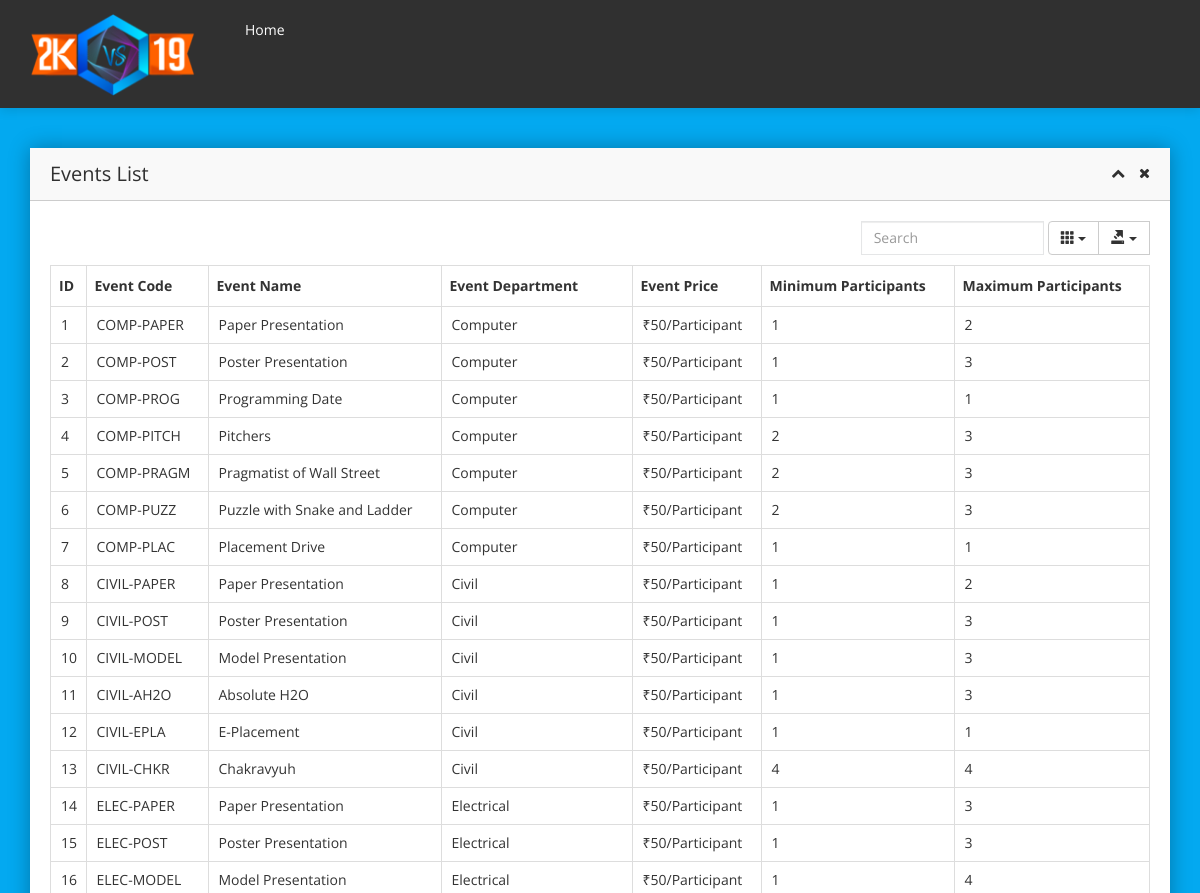
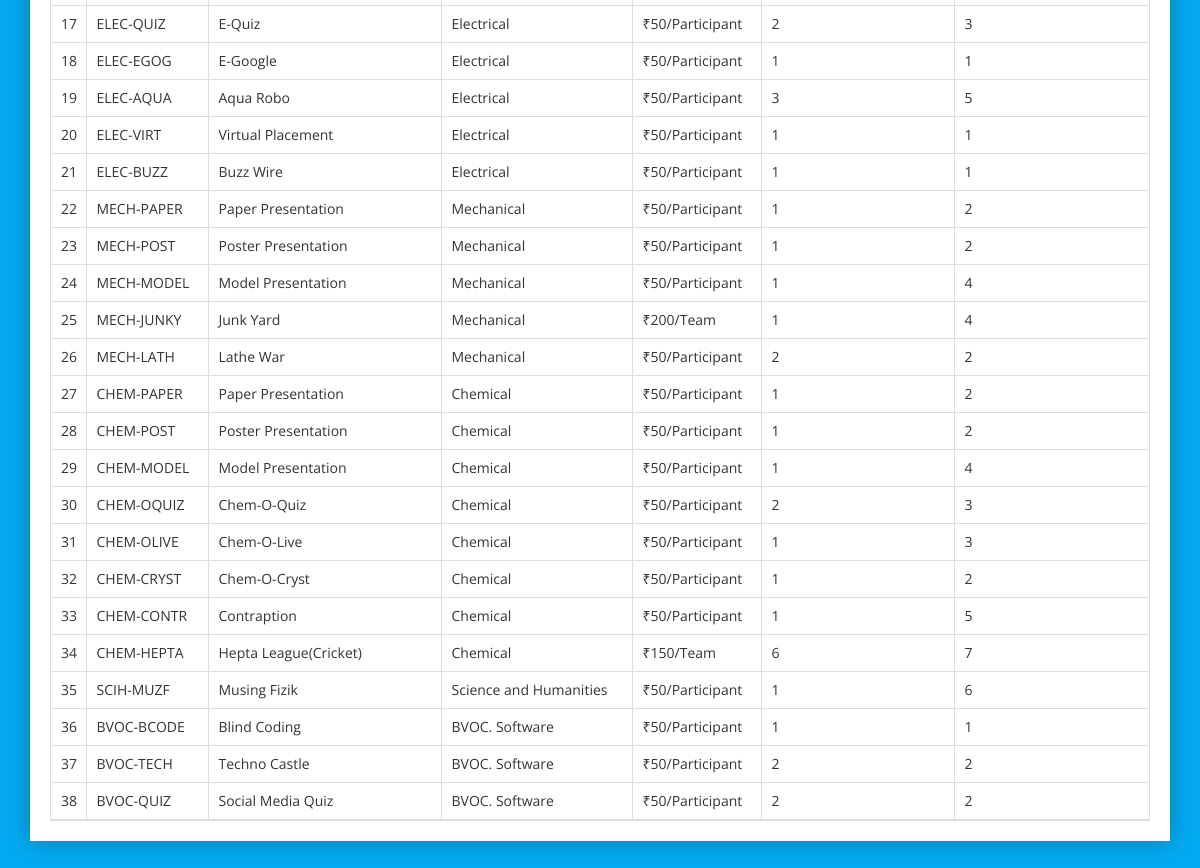
/admin/Events.php, run on the app's committed database (2 pictures, top to bottom).
### tables this page shows
CREATE TABLE `vs_events` (
  `EVID` int(10) NOT NULL,
  `EVCode` varchar(30) NOT NULL,
  `EVName` varchar(30) NOT NULL,
  `EVDepartment` varchar(30) NOT NULL,
  `EVRounds` int(1) NOT NULL,
  `EVPrice` int(3) NOT NULL DEFAULT 50,
  `isSinglePrice` tinyint(1) NOT NULL DEFAULT 0,
  `isTeamEvent` tinyint(1) NOT NULL DEFAULT 0,
  `MinMembers` int(3) NOT NULL DEFAULT 1,
  `MaxMembers` int(3) NOT NULL DEFAULT 1
);

### api/VSEvents.php (called while the page is built, shortened)
<?php
	function getAllEvents() {
		$conn = mysqli_connect(getServer(), getUserName(), getPassword(), getDatabaseName());
		$sql = "SELECT	`EVID`,
						`EVCode`,
						`EVName`,
						`EVDepartment`,
						`EVRounds`,
						`EVPrice`,
						`isSinglePrice`,
						`isTeamEvent`,
						`MinMembers`,
						`MaxMembers`
				FROM	`vs_events`;";
		$stmt = mysqli_prepare($conn, $sql);
		if(!mysqli_stmt_execute($stmt)) {
			die("Could not execute the statement. " . mysqli_stmt_error($stmt));
		}
		mysqli_stmt_bind_result($stmt, $eVID, $eVCode, $eVName, $eVDepartment, $eVRounds, $eVPrice, $isSinglePrice, $isTeamEvent, $minMembers, $maxMembers);
		$list = Array();
		while(mysqli_stmt_fetch($stmt)) {
			$record = Array(
				"EVID" => $eVID,
				"EVCode" => $eVCode,
				"EVName" => $eVName,
				"EVDepartment" => $eVDepartment,
				"EVRounds" => $eVRounds,
				"EVPrice" => $eVPrice,
				"isSinglePrice" => $isSinglePrice,
				"isTeamEvent" => $isTeamEvent,
				"MinMembers" => $minMembers,
				"MaxMembers" => $maxMembers);
			array_push($list, $record);
		}
		return $list;
	}
?>

### admin/Events.php (the view, shortened to what this page needs)
<?php
require_once '../api/VSEvents.php';
$events = getAllEvents();
?>
<!doctype html>
<html class="no-js" lang="en">
<head>
    <link rel="stylesheet" href="css/bootstrap.min.css">
    <link rel="stylesheet" href="css/font-awesome.min.css">
    <link rel="stylesheet" href="css/adminpro-custon-icon.css">
    <link rel="stylesheet" href="css/meanmenu.min.css">
    <link rel="stylesheet" href="css/jquery.mCustomScrollbar.min.css">
    <link rel="stylesheet" href="css/animate.css">
    <link rel="stylesheet" href="css/jvectormap/jquery-jvectormap-2.0.3.css">
    <link rel="stylesheet" href="css/data-table/bootstrap-table.css">
    <link rel="stylesheet" href="css/data-table/bootstrap-editable.css">
    <link rel="stylesheet" href="css/normalize.css">
    <link rel="stylesheet" href="css/c3.min.css">
    <link rel="stylesheet" href="css/style.css">
    <link rel="stylesheet" href="css/responsive.css">
</head>
<body>
<div class="header-top-area">
    <div class="container">
        <div class="row">
            <div class="col-lg-2 col-md-3 col-sm-6 col-xs-12">
                <div class="admin-logo">
                    <a href=""><img src="img/logo/log.png" alt=""/>
                    </a>
                </div>
            </div>
            <div class="col-lg-7 col-md-5 col-sm-0 col-xs-12">
                <div class="header-top-menu">
                    <ul class="nav navbar-nav mai-top-nav">
                        <li class="nav-item"><a href="index.php" class="nav-link">Home</a>
                        </li>
                    </ul>
                </div>
            </div>
            <div class="col-lg-3 col-md-9 col-sm-6 col-xs-12">
            </div>
        </div>
    </div>
</div>
<div class="admin-dashone-data-table-area mg-b-40">
    <div class="container  tab-content">
        <div class="row tab-pane in active" id="all">
            <div class="col-lg-12">
                <div class="sparkline8-list shadow-reset">
                    <div class="sparkline8-hd">
                        <div class="main-sparkline8-hd">
                            <h1>Events List</h1>
                            <div class="sparkline8-outline-icon">
                                <span class="sparkline8-collapse-link"><i class="fa fa-chevron-up"></i></span>
                                <span class="sparkline8-collapse-close"><i class="fa fa-times"></i></span>
                            </div>
                        </div>
                    </div>
                    <div class="sparkline8-graph">
                        <div class="datatable-dashv1-list custom-datatable-overright">
                            <table id="table" data-toggle="table" data-pagination="false" data-search="true"
                                   data-show-columns="true" data-show-pagination-switch="false"
                                   data-show-refresh="false"
                                   data-key-events="true" data-resizable="true" data-cookie="true"
                                   data-cookie-id-table="saveId" data-show-export="true" data-click-to-select="true"
                                   data-toolbar="#toolbar">
                                <thead>
                                <tr>
                                    <th data-field="id">ID</th>
                                    <th data-field="code">Event Code</th>
                                    <th data-field="name">Event Name</th>
                                    <th data-field="department">Event Department</th>
                                    <th data-field="price">Event Price</th>
                                    <th data-field="min">Minimum Participants</th>
                                    <th data-field="max">Maximum Participants</th>
                                </tr>
                                </thead>
                                <tbody>
                                <?php
                                foreach ($events as $event) {
                                    $price = $event["EVPrice"];
                                    echo "<tr>" .
                                        "<td>" . $event["EVID"] . "</td>" .
                                        "<td>" . $event["EVCode"] . "</td>" .
                                        "<td>" . $event["EVName"] . "</td>" .
                                        "<td>" . $event["EVDepartment"] . "</td>" .
                                        "<td>" . ($event["isSinglePrice"] == 1 ? "₹" . $price . "/Team" : "₹" . $price . "/Participant") . "</td>" .
                                        "<td>" . $event["MinMembers"] . "</td>" .
                                        "<td>" . $event["MaxMembers"] . "</td>" .
                                        "</tr>";
                                }
                                ?>
                                </tbody>
                            </table>
                        </div>
                    </div>
                </div>
            </div>
        </div>
    </div>
</div>
</body>
</html>

### data on the page
vs_events: EVID "1", EVCode "COMP-PAPER", EVName "Paper Presentation", EVDepartment "Computer", EVPrice "50", MinMembers "1", MaxMembers "2"
vs_events: EVID "2", EVCode "COMP-POST", EVName "Poster Presentation", EVDepartment "Computer", EVPrice "50", MinMembers "1", MaxMembers "3"
vs_events: EVID "3", EVCode "COMP-PROG", EVName "Programming Date", EVDepartment "Computer", EVPrice "50", MinMembers "1", MaxMembers "1"
vs_events: EVID "4", EVCode "COMP-PITCH", EVName "Pitchers", EVDepartment "Computer", EVPrice "50", MinMembers "2", MaxMembers "3"
vs_events: EVID "5", EVCode "COMP-PRAGM", EVName "Pragmatist of Wall Street", EVDepartment "Computer", EVPrice "50", MinMembers "2", MaxMembers "3"
vs_events: EVID "6", EVCode "COMP-PUZZ", EVName "Puzzle with Snake and Ladder", EVDepartment "Computer", EVPrice "50", MinMembers "2", MaxMembers "3"
vs_events: EVID "7", EVCode "COMP-PLAC", EVName "Placement Drive", EVDepartment "Computer", EVPrice "50", MinMembers "1", MaxMembers "1"
vs_events: EVID "8", EVCode "CIVIL-PAPER", EVName "Paper Presentation", EVDepartment "Civil", EVPrice "50", MinMembers "1", MaxMembers "2"
vs_events: EVID "9", EVCode "CIVIL-POST", EVName "Poster Presentation", EVDepartment "Civil", EVPrice "50", MinMembers "1", MaxMembers "3"
vs_events: EVID "10", EVCode "CIVIL-MODEL", EVName "Model Presentation", EVDepartment "Civil", EVPrice "50", MinMembers "1", MaxMembers "3"
vs_events: EVID "11", EVCode "CIVIL-AH2O", EVName "Absolute H2O", EVDepartment "Civil", EVPrice "50", MinMembers "1", MaxMembers "3"
vs_events: EVID "12", EVCode "CIVIL-EPLA", EVName "E-Placement", EVDepartment "Civil", EVPrice "50", MinMembers "1", MaxMembers "1"
vs_events: EVID "13", EVCode "CIVIL-CHKR", EVName "Chakravyuh", EVDepartment "Civil", EVPrice "50", MinMembers "4", MaxMembers "4"
vs_events: EVID "14", EVCode "ELEC-PAPER", EVName "Paper Presentation", EVDepartment "Electrical", EVPrice "50", MinMembers "1", MaxMembers "3"
vs_events: EVID "15", EVCode "ELEC-POST", EVName "Poster Presentation", EVDepartment "Electrical", EVPrice "50", MinMembers "1", MaxMembers "3"
vs_events: EVID "16", EVCode "ELEC-MODEL", EVName "Model Presentation", EVDepartment "Electrical", EVPrice "50", MinMembers "1", MaxMembers "4"
vs_events: EVID "17", EVCode "ELEC-QUIZ", EVName "E-Quiz", EVDepartment "Electrical", EVPrice "50", MinMembers "2", MaxMembers "3"
vs_events: EVID "18", EVCode "ELEC-EGOG", EVName "E-Google", EVDepartment "Electrical", EVPrice "50", MinMembers "1", MaxMembers "1"
vs_events: EVID "19", EVCode "ELEC-AQUA", EVName "Aqua Robo", EVDepartment "Electrical", EVPrice "50", MinMembers "3", MaxMembers "5"
vs_events: EVID "20", EVCode "ELEC-VIRT", EVName "Virtual Placement", EVDepartment "Electrical", EVPrice "50", MinMembers "1", MaxMembers "1"
vs_events: EVID "21", EVCode "ELEC-BUZZ", EVName "Buzz Wire", EVDepartment "Electrical", EVPrice "50", MinMembers "1", MaxMembers "1"
vs_events: EVID "22", EVCode "MECH-PAPER", EVName "Paper Presentation", EVDepartment "Mechanical", EVPrice "50", MinMembers "1", MaxMembers "2"
vs_events: EVID "23", EVCode "MECH-POST", EVName "Poster Presentation", EVDepartment "Mechanical", EVPrice "50", MinMembers "1", MaxMembers "2"
vs_events: EVID "24", EVCode "MECH-MODEL", EVName "Model Presentation", EVDepartment "Mechanical", EVPrice "50", MinMembers "1", MaxMembers "4"
vs_events: EVID "25", EVCode "MECH-JUNKY", EVName "Junk Yard", EVDepartment "Mechanical", EVPrice "200", MinMembers "1", MaxMembers "4"
vs_events: EVID "26", EVCode "MECH-LATH", EVName "Lathe War", EVDepartment "Mechanical", EVPrice "50", MinMembers "2", MaxMembers "2"
vs_events: EVID "27", EVCode "CHEM-PAPER", EVName "Paper Presentation", EVDepartment "Chemical", EVPrice "50", MinMembers "1", MaxMembers "2"
vs_events: EVID "28", EVCode "CHEM-POST", EVName "Poster Presentation", EVDepartment "Chemical", EVPrice "50", MinMembers "1", MaxMembers "2"
vs_events: EVID "29", EVCode "CHEM-MODEL", EVName "Model Presentation", EVDepartment "Chemical", EVPrice "50", MinMembers "1", MaxMembers "4"
vs_events: EVID "30", EVCode "CHEM-OQUIZ", EVName "Chem-O-Quiz", EVDepartment "Chemical", EVPrice "50", MinMembers "2", MaxMembers "3"
vs_events: EVID "31", EVCode "CHEM-OLIVE", EVName "Chem-O-Live", EVDepartment "Chemical", EVPrice "50", MinMembers "1", MaxMembers "3"
vs_events: EVID "32", EVCode "CHEM-CRYST", EVName "Chem-O-Cryst", EVDepartment "Chemical", EVPrice "50", MinMembers "1", MaxMembers "2"
vs_events: EVID "33", EVCode "CHEM-CONTR", EVName "Contraption", EVDepartment "Chemical", EVPrice "50", MinMembers "1", MaxMembers "5"
vs_events: EVID "34", EVCode "CHEM-HEPTA", EVName "Hepta League(Cricket)", EVDepartment "Chemical", EVPrice "150", MinMembers "6", MaxMembers "7"
vs_events: EVID "35", EVCode "SCIH-MUZF", EVName "Musing Fizik", EVDepartment "Science and Humanities", EVPrice "50", MinMembers "1", MaxMembers "6"
vs_events: EVID "36", EVCode "BVOC-BCODE", EVName "Blind Coding", EVDepartment "BVOC. Software", EVPrice "50", MinMembers "1", MaxMembers "1"
vs_events: EVID "37", EVCode "BVOC-TECH", EVName "Techno Castle", EVDepartment "BVOC. Software", EVPrice "50", MinMembers "2", MaxMembers "2"
vs_events: EVID "38", EVCode "BVOC-QUIZ", EVName "Social Media Quiz", EVDepartment "BVOC. Software", EVPrice "50", MinMembers "2", MaxMembers "2"
